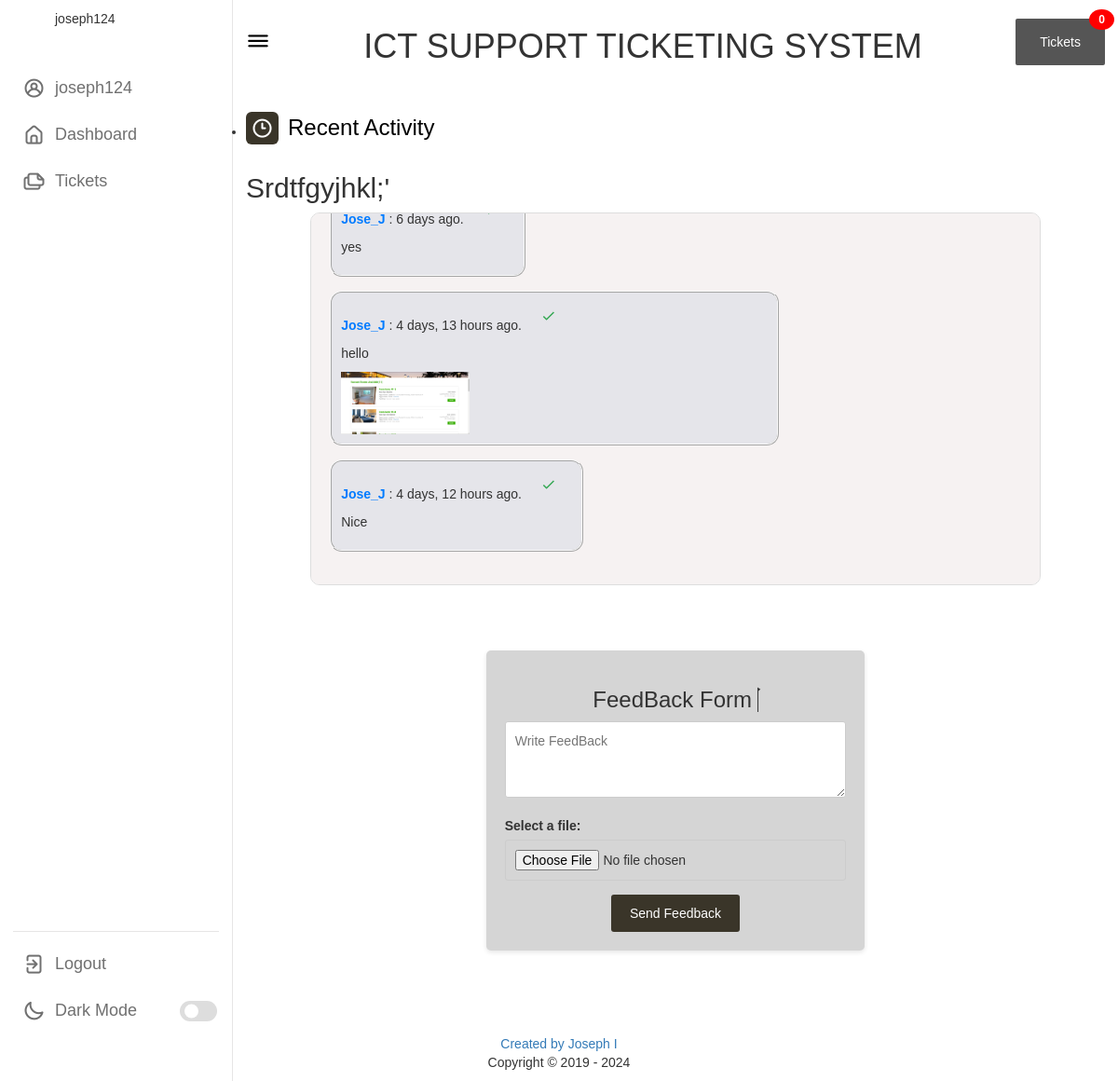
Screenshot of /feedbacks/5/ (signed in) with the database file from the repository.
### accounts/models.py (models this page shows, shortened)
class MyUser(AbstractBaseUser, PermissionsMixin):
    Role_choices = (
        ("Administrator", "Administrator"),
        ("Student", "Student"),
        ("Chairperson", "Chairperson")
    )
    username_validator = UnicodeUsernameValidator()
    username = models.CharField(
        max_length=150,
        unique=True,
        validators=[username_validator],
    )
    email = models.EmailField(unique=True)
    profile_pic = models.CharField(max_length = 300,default='https://d326fntlu7tb1e.cloudfront.net/uploads/bdec9d7d-0544-4fc4-823d-3b898f6dbbbf-vinci_03.jpeg')
    full_name = models.CharField(max_length=60,default='')
    role = models.CharField(max_length=25, choices=Role_choices, default="Student")
    phone = models.PositiveIntegerField( blank=True, null=True,)
    verification = models.BooleanField(default=False)
    reg_no = models.CharField(max_length = 25)
    is_active = models.BooleanField(default=True)
    is_staff = models.BooleanField(default=False)
    phone_verification = models.BooleanField(default=False)
    date_joined = models.DateTimeField(auto_now_add=True)
    objects = CustomUserManager()
    USERNAME_FIELD = "email"
    REQUIRED_FIELDS = ['username']
    class Meta:
        verbose_name = 'User'
        verbose_name_plural = 'Users'

### services/models.py (models this page shows, shortened)
class Complaint(models.Model):
    status_choices = (
        ('Pending','Pending'),
        ('Solved', 'Solved')
    )
    message = models.TextField()
    status = models.CharField(max_length = 20, choices=status_choices, default='Pending')
    file = models.FileField(upload_to="complaints", blank=True, null=True)
    date_posted = models.DateTimeField(auto_now_add=True)
    department = models.ForeignKey(Department, on_delete=models.CASCADE)
    sender = models.ForeignKey(MyUser, related_name='Sender', on_delete=models.CASCADE)

class Feedback(models.Model):
    sender = models.ForeignKey(MyUser, related_name='feedback', on_delete=models.CASCADE)
    reciever = models.ForeignKey(MyUser, related_name='reciever', on_delete=models.CASCADE)
    complaint = models.ForeignKey(Complaint, related_name='Complaint', on_delete=models.CASCADE)
    read = models.BooleanField(default=False)
    message = models.TextField()
    file = models.FileField(upload_to='Feedbacks', blank=True, null=True)
    date_posted = models.DateTimeField(auto_now_add=True)

### services/views.py (the view, shortened to what this page needs)
# urls.py: path('feedbacks/<str:pk>/', viewFeebacks, name='feedbacks'),
@login_required
def viewFeebacks(request, pk):
    complaint = get_object_or_404(Complaint, pk=pk)
    feedbacks = Feedback.objects.filter(complaint=complaint)
    for feedback in feedbacks:
        if feedback.reciever == request.user:
            feedback.read = True
            feedback.save()
    context = {
        'complaint': complaint,
        'feedbacks': feedbacks,
        **common(request.user),
    }
    return render(request, 'app/feedbacks.html', context)

### services/templatetags/my_filters.py (called while the page is built)
@register.filter(name='get_file_type')
def get_file_type(filename):
    ext = os.path.splitext(filename)[-1].lower()
    if ext in {".jpg", ".jpeg", ".png"}:
        return "Image"
    elif ext in {".docx", ".doc"}:
        return "Word Document"
    elif ext == ".pdf":
        return "PDF"
    else:
        return "Unknown"

### services/views.py (called while the page is built)
def common(user : MyUser):
    typ = 'chair'
    if user.role == 'Student':
        typ = 'student'
    return {
        'feedback_l': Feedback.objects.filter(reciever = user, read = False),
        'typ' : typ,
    }

### services/templates/app/feedbacks.html (shortened to what this page needs)
{% extends "base.html" %} {% block style %}
<link rel="stylesheet" href="https://cdnjs.cloudflare.com/ajax/libs/font-awesome/5.15.4/css/all.min.css">
{% endblock %} {% block body %}
{% load my_filters %}
    <ul class="tab-content">
        <li id="D0">
            <div class="dash-content">
                <div class="overview">
                    <div class="title">
                        <i class="uil uil-clock-three"></i>
                        <span class="text">Recent Activity</span>
                    </div>
                    <h2>{{ complaint.message|capfirst  }}</h2>
                </div>
            </div>
            <div class="message-container" id="messageContainer">
                {% for message in feedbacks %}
                <div class="message {% if user == message.reciever %} reciever {% else %} sender {% endif %}  " >
                    <p> <span class="sender-name">{% if user == message.sender %} You
                        {% else %} {{ message.sender.username|capfirst }}
                        {% endif %} </span>: {{message.date_posted|timesince}} ago.
                        {% if not message.read %}
                        <span class="read-icon">
                            <i class="fa-sharp fa-thin fa-check" style="color: #055bf0;"></i><i class="fa-sharp fa-light fa-check"></i>
                            <!-- <svg xmlns="http://www.w3.org/2000/svg" x="0px" y="0px" width="50" height="50" viewBox="0,0,256,256">
                                <g fill="#0857ec" fill-rule="nonzero" stroke="none" stroke-width="1" stroke-linecap="butt" stroke-linejoin="miter" stroke-miterlimit="10" stroke-dasharray="" stroke-dashoffset="0" font-family="none" font-weight="none" font-size="none" text-anchor="none" style="mix-blend-mode: normal"><g transform="scale(10.66667,10.66667)"><path d="M19.98047,5.99023c-0.2598,0.00774 -0.50638,0.11632 -0.6875,0.30273l-10.29297,10.29297l-3.29297,-3.29297c-0.25082,-0.26124 -0.62327,-0.36647 -0.97371,-0.27511c-0.35044,0.09136 -0.62411,0.36503 -0.71547,0.71547c-0.09136,0.35044 0.01388,0.72289 0.27511,0.97371l4,4c0.39053,0.39037 1.02353,0.39037 1.41406,0l11,-11c0.29576,-0.28749 0.38469,-0.72707 0.22393,-1.10691c-0.16075,-0.37985 -0.53821,-0.62204 -0.9505,-0.60988z"></path></g></g>
                                </svg> -->
                        </span>
                        {% else %}
                        <span class="read-icon">
                            <svg xmlns="http://www.w3.org/2000/svg" viewBox="0 0 512 512" id="tick"><path d="M223.9 329.7c-2.4 2.4-5.8 4.4-8.8 4.4s-6.4-2.1-8.9-4.5l-56-56 17.8-17.8 47.2 47.2L340 177.3l17.5 18.1-133.6 134.3z" fill="#34a853" class="color000000 svgShape"></path></svg>
                        </span>
                        {% endif %}
                    </p>
                    <p class="message-text">{{ message.message }}</p>
                    {% if message.file %}
                        {% with file_type=message.file.name|get_file_type %}
                        {% if file_type == "Image" %}
                        <a href="{{ message.file.url }}" target="_blank">
                            <img src="{{ message.file.url }}" alt="Image" class="image" />
                        </a>
                        {% elif file_type == "PDF" %}
                        <div class="file-container">
                            <p class="file-link">
                                <a href="{{ message.file.url }}" target="_blank">View PDF</a>
                            </p>
                        </div>
                        {% else %}
                        <p>Unsupported file type: {{ file_type }}</p>
                        {% endif %}
                        {% endwith %}
                    {% endif %}
                </div>
                {% endfor %}
            </div>
            <div class="activity">
                <div class="activity-data">
                    <div class="complaint" id="ticket">
                        <form class="complaintS" method="post" action="" enctype="multipart/form-data"
                            name="complaintS">
                            <center>
                                <h3>FeedBack Form </h3>
                            </center>
                            <textarea name="message" id="descr" cols="30" rows="3"
                                placeholder="Write FeedBack"></textarea>
                            <label for="myfile">Select a file:</label>
                            <input type="file" id="myfile" name="file" />
                            <center>
                                <button type="submit" name="create-comp">Send Feedback</button>
                            </center>
                        </form>
                    </div>
                </div>
            </div>
        </li>
    </ul>
{% endblock body %}

### services/templates/base.html (shortened to what this page needs)
{% load static %}
<!DOCTYPE html>
<html>
<head>
    <link rel="stylesheet" href="{% static 'css1/style.css' %}">
    <link rel="stylesheet" href="{% static 'css1/bootstrap.min.css' %}">
    <link rel='stylesheet' href='https://unicons.iconscout.com/release/v4.0.0/css/line.css'>
    <link rel="stylesheet" href="https://cdnjs.cloudflare.com/ajax/libs/font-awesome/5.15.4/css/all.min.css">
    {% block style %}
    {% endblock %}
</head>
    <body>
        <nav>
            <div class="logo-name">
                <span class="link-name">{{user.username}}</span>
            </div>
            <div class="menu-items">
                <ul class="tabs">
                    <li>
                        <a href="">
                            <i class="uil uil-user-circle"></i>
                            <span class="link-name">{{user.username}}</span>
                        </a>
                    </li>
                    <li><a href="/home/{{typ}}/#D0" class="active">
                            <i class="uil uil-estate"></i>
                            <span class="link-name">Dashboard</span>
                        </a>
                    </li>
                    <li><a href="/home/{{typ}}/#D2">
                            <i class="uil uil-files-landscapes"></i>
                            <span class="link-name">Tickets</span>
                        </a>
                    </li>
                </ul>
                <ul class="logout-mode">
                    <li><a href="{% url 'accounts:logout' %}">
                            <i class="uil uil-signout"></i>
                            <span class="link-name">Logout</span>
                        </a>
                    </li>
                    <li class="mode">
                        <a href="javascript:void(0);">
                            <i class="uil uil-moon"></i>
                            <span class="link-name">Dark Mode</span>
                        </a>
                        <div class="mode-toggle">
                            <span class="switch"></span>
                        </div>
                    </li>
                </ul>
            </div>
        </nav>
        <section class="dashboard">
            <div class="top">
                <i class="uil uil-bars sidebar-toggle"></i>
                <span class="logo_name">
                    <h1> ICT SUPPORT TICKETING SYSTEM</h1>
                </span>
                <div>
                    <a href="#D0" class="notification">
                        <span>Tickets</span>
                        <span id="mydiv" class="badge">{{feedback_l|length}}</span>
                    </a>
                </div>
            </div>
        {% block body %}
        {% endblock body %}
    </section>
        <footer>
            <center>
                <a href="https://github.com/indieka900">Created by Joseph I</a>
                <P>Copyright &copy; 2019 -
                </P>
            </center>
        </footer>
    </body>
</html>

### services/static/css1/style.css (style rules this page uses)
* { margin: 0; padding: 0; box-sizing: border-box; font-family: sans-serif; }
:root { --primary-color: #3a3529; --panel-color: #fff; --text-color: #000; --black-light-color: #707070; --border-color: #e6e5e5; --toggle-color: #ddd; --box1-color: #4da3ff; --box2-color: #ffe6ac; --box3-color: #e7d1fc; --box4-color: #ffaa4f; --title-icon-color: #fff; --tran-05: all 0.5s ease; --tran-03: all 0.3s ease; --tran-03: all 0.2s ease; }
body { min-height: 100vh; background-color: var(--primary-color); }
nav { position: fixed; top: 0; left: 0; height: 100%; width: 250px; padding: 10px 14px; background-color: var(--panel-color); border-right: 1px solid var(--border-color); transition: var(--tran-05); }
nav .logo-name { display: flex; align-items: center; }
nav .menu-items { margin-top: 40px; height: calc(100% - 90px); display: flex; flex-direction: column; justify-content: space-between; }
.menu-items li { list-style: none; }
.menu-items li a { display: flex; align-items: center; height: 50px; text-decoration: none; position: relative; }
.menu-items li a i { font-size: 24px; min-width: 45px; height: 100%; display: flex; align-items: center; justify-content: center; color: var(--black-light-color); }
.menu-items li a .link-name { font-size: 18px; font-weight: 400; color: var(--black-light-color); transition: var(--tran-05); }
.menu-items .logout-mode { padding-top: 10px; border-top: 1px solid var(--border-color); }
.menu-items .mode { display: flex; align-items: center; white-space: nowrap; }
.menu-items .mode-toggle { position: absolute; right: 14px; height: 50px; min-width: 45px; display: flex; align-items: center; justify-content: center; cursor: pointer; }
.mode-toggle .switch { position: relative; display: inline-block; height: 22px; width: 40px; border-radius: 25px; background-color: var(--toggle-color); }
.switch:before { content: ""; position: absolute; left: 5px; top: 50%; transform: translateY(-50%); height: 15px; width: 15px; background-color: var(--panel-color); border-radius: 50%; transition: var(--tran-03); }
.dashboard { position: relative; left: 250px; background-color: var(--panel-color); min-height: 100vh; width: calc(100% - 250px); padding: 10px 14px; transition: var(--tran-05); }
.dashboard .top { position: fixed; top: 0; left: 250px; display: flex; width: calc(100% - 250px); justify-content: space-between; align-items: center; padding: 10px 14px; background-color: var(--panel-color); transition: var(--tran-05); z-index: 10; }
.dashboard .top .sidebar-toggle { font-size: 26px; color: var(--text-color); cursor: pointer; }
.dashboard .dash-content { padding-top: 50px; }
.dash-content .title { display: flex; align-items: center; margin: 60px 0 30px 0; }
.dash-content .title i { position: relative; height: 35px; width: 35px; background-color: var(--primary-color); border-radius: 6px; color: var(--title-icon-color); display: flex; align-items: center; justify-content: center; font-size: 24px; }
.dash-content .title .text { font-size: 24px; font-weight: 500; color: var(--text-color); margin-left: 10px; }
.activity .activity-data { display: flex; }
.complaint { max-width: 500px; margin: 70px auto; padding: 20px; background-color: #d5d5d5; border-radius: 5px; box-shadow: 0 2px 5px rgba(0, 0, 0, 0.1); }
.complaint input, .complaint textarea { width: 100%; padding: 10px; margin-bottom: 15px; border: 1px solid #ccc; border-radius: 3px; font-size: 14px; }
.complaint textarea { resize: vertical; }
.complaint button { background-color: #3a3529; color: white; padding: 10px 20px; border: none; border-radius: 3px; cursor: pointer; font-size: 14px; }

### services/templates/base.html (style rules this page uses)
.notification { background-color: #555; color: white; text-decoration: none; padding: 15px 26px; position: relative; display: inline-block; border-radius: 2px; }
.notification .badge { position: absolute; top: -10px; right: -10px; padding: 5px 10px; border-radius: 50%; background: red; color: white; }

### rows the page displays
MyUser: username "joseph124"
Complaint: message "Srdtfgyjhkl;'"
Feedback: sender.username "Jose_J", date_posted "6 days", read False (drawn), message "yes"
Feedback: sender.username "Jose_J", date_posted "4 days, 13 hours", read False (drawn), message "hello", file (picture)
Feedback: sender.username "Jose_J", date_posted "4 days, 12 hours", read False (drawn), message "Nice"

### other values shown
{{ feedback_l|length }} "0"
